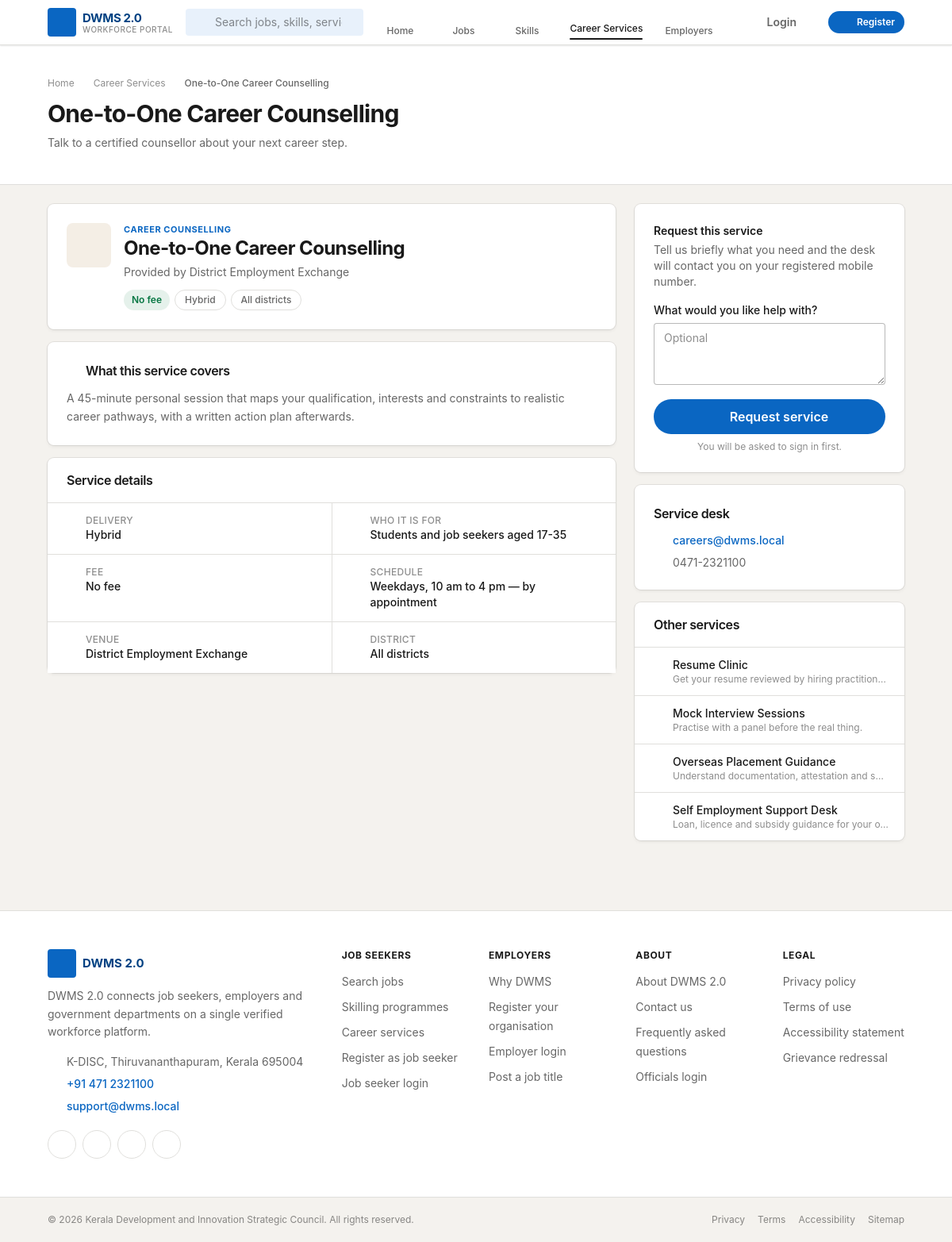
The app's page /career-services/1 with its own data.
### tables this page shows
CREATE TABLE IF NOT EXISTS career_services (
  id            INT UNSIGNED AUTO_INCREMENT PRIMARY KEY,
  category_id   INT UNSIGNED NULL,
  title         VARCHAR(180) NOT NULL,
  summary       VARCHAR(255) NULL,
  description   TEXT NULL,
  provider      VARCHAR(180) NULL,
  service_mode  ENUM('online','offline','hybrid') NOT NULL DEFAULT 'online',
  audience      VARCHAR(180) NULL,
  is_free       TINYINT(1) NOT NULL DEFAULT 1,
  fee           DECIMAL(10,2) NULL,
  district      VARCHAR(100) NULL,
  venue         VARCHAR(180) NULL,
  schedule_note VARCHAR(180) NULL,
  booking_url   VARCHAR(255) NULL,
  contact_email VARCHAR(150) NULL,
  contact_phone VARCHAR(30) NULL,
  icon          VARCHAR(60) NULL,
  image         VARCHAR(255) NULL,
  status        ENUM('draft','published','archived') NOT NULL DEFAULT 'draft',
  views         INT UNSIGNED NOT NULL DEFAULT 0,
  created_by    INT UNSIGNED NULL,
  created_at    TIMESTAMP NOT NULL DEFAULT CURRENT_TIMESTAMP,
  updated_at    TIMESTAMP NULL DEFAULT CURRENT_TIMESTAMP ON UPDATE CURRENT_TIMESTAMP,
  INDEX (status), INDEX (category_id),
  CONSTRAINT fk_cs_cat FOREIGN KEY (category_id) REFERENCES career_service_categories(id) ON DELETE SET NULL
);

CREATE TABLE IF NOT EXISTS career_service_categories (
  id        INT UNSIGNED AUTO_INCREMENT PRIMARY KEY,
  name      VARCHAR(120) NOT NULL,
  slug      VARCHAR(120) NOT NULL UNIQUE,
  is_active TINYINT(1) NOT NULL DEFAULT 1
);

### app/Views/career/show.php (the view, shortened to what the rows shown need)
<?php
$s = $service;
?>
<?php partial('page-hero', ['heading' => $s['title'], 'sub' => $s['summary'] ?: '', 'crumbs' => ['Career Services' => '/career-services', $s['title'] => null]]); ?>
<section class="shell grid gap-6 py-6 lg:grid-cols-[1fr,340px]">
  <div class="min-w-0 space-y-4">
    <div class="card card-pad">
      <div class="flex flex-wrap items-start gap-4">
        <span class="flex h-14 w-14 shrink-0 items-center justify-center rounded-card bg-warning/10 text-warning"><?= icon($s['icon'] ?: 'compass', 'h-7 w-7') ?></span>
        <div class="min-w-0 flex-1">
          <?php if ($s['category_name']): ?><p class="text-[11px] font-bold uppercase tracking-wider text-brand-500"><?= e($s['category_name']) ?></p><?php endif; ?>
          <h1 class="text-xl font-bold text-ink sm:text-2xl"><?= e($s['title']) ?></h1>
          <?php if ($s['provider']): ?><p class="mt-1 text-sm text-ink-soft">Provided by <?= e($s['provider']) ?></p><?php endif; ?>
          <div class="mt-3 flex flex-wrap gap-1.5">
            <?php if ($s['is_free']): ?><span class="badge-green">No fee</span><?php else: ?><span class="badge-gray"><?= e(money((float) $s['fee'])) ?></span><?php endif; ?>
            <span class="chip"><?= e(ucfirst($s['service_mode'])) ?></span>
            <?php if ($s['district']): ?><span class="chip"><?= e($s['district']) ?></span><?php endif; ?>
          </div>
        </div>
      </div>
    </div>
    <?php if (trim((string) $s['description'])): ?>
      <div class="card card-pad">
        <h2 class="flex items-center gap-2 card-title"><?= icon('document', 'h-4 w-4 text-brand-500') ?>What this service covers</h2>
        <p class="mt-3 whitespace-pre-line text-sm leading-relaxed text-ink-soft"><?= e($s['description']) ?></p>
      </div>
    <?php endif; ?>
    <div class="card">
      <div class="card-head"><h2 class="card-title">Service details</h2></div>
      <dl class="grid grid-cols-1 gap-px bg-line sm:grid-cols-2">
        <?php foreach (array_filter([
          ['Delivery', ucfirst($s['service_mode']), 'globe'],
          ['Who it is for', $s['audience'], 'users'],
          ['Fee', $s['is_free'] ? 'No fee' : money((float) $s['fee']), 'wallet'],
          ['Schedule', $s['schedule_note'], 'calendar'],
          ['Venue', $s['venue'], 'map-pin'],
          ['District', $s['district'], 'map-pin'],
        ], static fn($r) => $r[1] !== null && $r[1] !== '') as [$label, $value, $ic]): ?>
          <div class="flex items-start gap-3 bg-white px-5 py-3.5">
            <span class="mt-0.5 shrink-0 text-brand-500"><?= icon($ic, 'h-4 w-4') ?></span>
            <div class="min-w-0">
              <dt class="text-xs font-medium uppercase tracking-wide text-ink-faint"><?= e($label) ?></dt>
              <dd class="text-sm font-medium text-ink"><?= e($value) ?></dd>
            </div>
          </div>
        <?php endforeach; ?>
      </dl>
    </div>
  </div>
  <aside class="space-y-4 lg:sticky lg:top-20 lg:self-start">
    <div class="card card-pad">
      <?php if ($request): ?>
        <p class="flex items-center gap-2 text-sm font-semibold text-success"><?= icon('check-circle', 'h-5 w-5') ?>Request received</p>
        <p class="mt-1 text-sm text-ink-soft">Requested on <?= e(fdate($request['created_at'])) ?>. Status:
          <span class="badge-blue"><?= e(ucfirst($request['status'])) ?></span>
        </p>
      <?php else: ?>
        <p class="text-sm font-semibold text-ink">Request this service</p>
        <p class="mt-1 text-sm text-ink-soft">Tell us briefly what you need and the desk will contact you on your registered mobile number.</p>
        <form method="post" action="<?= url('/career-services/' . $s['id'] . '/request') ?>" class="mt-4 space-y-3">
          <div>
            <label class="label" for="note">What would you like help with?</label>
            <textarea id="note" name="note" rows="3" maxlength="500" class="field" placeholder="Optional"></textarea>
          </div>
          <button type="submit" class="btn-primary btn-block btn-lg"><?= icon('send', 'h-4 w-4') ?>Request service</button>
        </form>
        <?php if (!Auth::check('seeker')): ?>
          <p class="mt-2 text-center text-xs text-ink-faint">You will be asked to sign in first.</p>
        <?php endif; ?>
      <?php endif; ?>
    </div>
    <?php if ($s['contact_email'] || $s['contact_phone']): ?>
      <div class="card card-pad">
        <h2 class="card-title">Service desk</h2>
        <ul class="mt-3 space-y-2 text-sm text-ink-soft">
          <?php if ($s['contact_email']): ?>
            <li class="flex items-center gap-2"><span class="text-brand-500"><?= icon('mail', 'h-4 w-4') ?></span>
              <a href="mailto:<?= e($s['contact_email']) ?>" class="link truncate"><?= e($s['contact_email']) ?></a></li>
          <?php endif; ?>
          <?php if ($s['contact_phone']): ?>
            <li class="flex items-center gap-2"><span class="text-brand-500"><?= icon('phone', 'h-4 w-4') ?></span><?= e($s['contact_phone']) ?></li>
          <?php endif; ?>
        </ul>
      </div>
    <?php endif; ?>
    <?php if ($similar): ?>
      <div class="card">
        <div class="card-head"><h2 class="card-title">Other services</h2></div>
        <ul class="divide-y divide-line">
          <?php foreach ($similar as $o): ?>
            <li class="flex items-start gap-3 px-5 py-3">
              <span class="mt-0.5 shrink-0 text-warning"><?= icon($o['icon'] ?: 'compass', 'h-4 w-4') ?></span>
              <span class="min-w-0">
                <a href="<?= url('/career-services/' . $o['id']) ?>" class="block text-sm font-medium text-ink hover:text-brand-700"><?= e($o['title']) ?></a>
                <span class="block truncate text-xs text-ink-faint"><?= e(str_excerpt($o['summary'], 60)) ?></span>
              </span>
            </li>
          <?php endforeach; ?>
        </ul>
      </div>
    <?php endif; ?>
  </aside>
</section>

### app/Core/Router.php (shortened to what the rows shown need)
<?php
class Router
{
    private array $routes = ['GET' => [], 'POST' => []];
    public function get(string $path, $handler): void
    {
        $this->routes['GET'][$this->normalise($path)] = $handler;
    }
    public function post(string $path, $handler): void
    {
        $this->routes['POST'][$this->normalise($path)] = $handler;
    }
    private function normalise(string $path): string
    {
        $path = '/' . trim($path, '/');
        return $path === '/' ? '/' : rtrim($path, '/');
    }
    public function dispatch(string $method, string $uri): void
    {
        $uri    = $this->normalise($uri);
        $method = strtoupper($method) === 'POST' ? 'POST' : 'GET';
        foreach ($this->routes[$method] as $route => $handler) {
            if (strpos($route, '{') === false) {
                continue;
            }
            $pattern = preg_replace('#\{[a-zA-Z_]+\}#', '([^/]+)', $route);
            if (preg_match('#^' . $pattern . '$#', $uri, $m)) {
                array_shift($m);
                $this->invoke($handler, $m);
                return;
            }
        }
    }
    private function invoke($handler, array $params): void
    {
        [$class, $action] = explode('@', $handler);
        $controller = new $fqcn();
        call_user_func_array([$controller, $action], $params);
    }
}

### app/helpers.php (shortened to what the rows shown need)
<?php
function config(?string $key = null, $default = null)
{
    static $config = null;
    if ($config === null) {
        $file   = dirname(__DIR__) . '/app/config.php';
        $sample = dirname(__DIR__) . '/app/config.sample.php';
        $config = require (is_file($file) ? $file : $sample);
    }
    $parts = explode('.', $key);
    $value = $config;
    foreach ($parts as $p) {
        $value = $value[$p];
    }
    return $value;
}
function base_url(): string
{
    return rtrim(config('app.base_url', ''), '/');
}
function url(string $path = '/', array $query = []): string
{
    $path = '/' . ltrim($path, '/');
    $u    = base_url() . ($path === '/' ? '/' : rtrim($path, '/'));
    return $u;
}
function current_path(): string
{
    $uri  = parse_url($_SERVER['REQUEST_URI'] ?? '/', PHP_URL_PATH) ?: '/';
    $base = base_url();
    $uri = '/' . trim($uri, '/');
    return $uri === '/' ? '/' : rtrim($uri, '/');
}
function e($value): string
{
    return htmlspecialchars((string) ($value ?? ''), ENT_QUOTES | ENT_SUBSTITUTE, 'UTF-8');
}
function take_flashes(): array
{
    $f = $_SESSION['_flash'] ?? [];
    return $f;
}
function view(string $template, array $data = [], string $layout = 'app'): void
{
    echo render($template, $data, $layout);
}
function render(string $_template, array $_data = [], ?string $_layout = 'app'): string
{
    $_file = dirname(__DIR__) . '/app/Views/' . str_replace('.', '/', $_template) . '.php';
    extract($_data, EXTR_SKIP);
    require $_file;
    require dirname(__DIR__) . '/app/Views/layouts/' . $_layout . '.php';
    return ob_get_clean();
}
function partial(string $_partial, array $_data = []): void
{
    extract($_data, EXTR_SKIP);
    require dirname(__DIR__) . '/app/Views/partials/' . $_partial . '.php';
}
function str_excerpt(?string $text, int $len = 140): string
{
    $text = trim(strip_tags((string) $text));
    if (mb_strlen($text) <= $len) {
        return $text;
    }
    return mb_substr($text, 0, $len) . '…';
}
function is_active(string $path): bool
{
    $c = current_path();
    return $c === rtrim($path, '/') || ($path !== '/' && strpos($c, rtrim($path, '/') . '/') === 0);
}
function setting(string $key, $default = null)
{
    static $cache = null;
    if ($cache === null) {
        $cache = [];
        if (Database::tableExists('settings')) {
            foreach (Database::all('SELECT setting_key, setting_value FROM settings') as $r) {
                $cache[$r['setting_key']] = $r['setting_value'];
            }
        }
    }
    return $cache[$key] ?? $default;
}
function icon(string $name, string $class = 'h-5 w-5', array $attrs = []): string
{
    static $paths = null;
    if ($paths === null) {
        $paths = require dirname(__DIR__) . '/app/Core/icons.php';
    }
    $body = $paths[$name] ?? $paths['dot'];
    $extra = '';
    $fill = str_starts_with($body, '<path fill=') ? 'currentColor' : 'none';
    return '<svg class="' . e($class) . '" viewBox="0 0 24 24" fill="' . $fill . '" stroke="currentColor" '
        . 'stroke-width="1.75" stroke-linecap="round" stroke-linejoin="round" aria-hidden="true" focusable="false"'
        . $extra . '>' . $body . '</svg>';
}

### app/Views/partials/page-hero.php (shortened to what the rows shown need)
<section class="border-b border-line bg-white">
  <div class="shell py-8 sm:py-10">
    <?php if (!empty($crumbs)): ?>
      <nav aria-label="Breadcrumb" class="mb-3">
        <ol class="flex flex-wrap items-center gap-1.5 text-xs text-ink-faint">
          <li><a href="<?= url('/') ?>" class="hover:text-brand-700">Home</a></li>
          <?php foreach ($crumbs as $label => $href): ?>
            <li aria-hidden="true"><?= icon('chevron-right', 'h-3 w-3') ?></li>
            <li>
              <?php if ($href): ?><a href="<?= url($href) ?>" class="hover:text-brand-700"><?= e($label) ?></a>
              <?php else: ?><span class="font-medium text-ink-soft"><?= e($label) ?></span><?php endif; ?>
            </li>
          <?php endforeach; ?>
        </ol>
      </nav>
    <?php endif; ?>
    <h1 class="text-2xl font-bold text-ink sm:text-3xl"><?= e($heading) ?></h1>
    <?php if (!empty($sub)): ?><p class="mt-2 max-w-3xl text-sm leading-relaxed text-ink-soft"><?= e($sub) ?></p><?php endif; ?>
  </div>
</section>

### records on screen
career_services: title "One-to-One Career Counselling", summary "Talk to a certified counsellor about your next career step.", category.name "CAREER COUNSELLING", provider "District Employment Exchange", service_mode "Hybrid", district "All districts", description "A 45-minute personal session that maps your qualification, interests and constraints to realistic career pathways, with a written action plan afterwards.", contact_email "careers@dwms.local", contact_phone "0471-2321100"
career_services: title "Resume Clinic", summary "Get your resume reviewed by hiring practition…"
career_services: title "Mock Interview Sessions", summary "Practise with a panel before the real thing."
career_services: title "Overseas Placement Guidance", summary "Understand documentation, attestation and s…"
career_services: title "Self Employment Support Desk", summary "Loan, licence and subsidy guidance for your o…"

### other values on screen
setting('site_title', 'DWMS 2.0') "DWMS 2.0"
$m['label'] "Home"
$m['label'] "Jobs"
$m['label'] "Skills"
$m['label'] "Career Services"
$m['label'] "Employers"
$label "Career Services"
$label "One-to-One Career Counselling"
$label "DELIVERY"
$value "Hybrid"
$label "WHO IT IS FOR"
$value "Students and job seekers aged 17-35"
$label "FEE"
$value "No fee"
$label "SCHEDULE"
